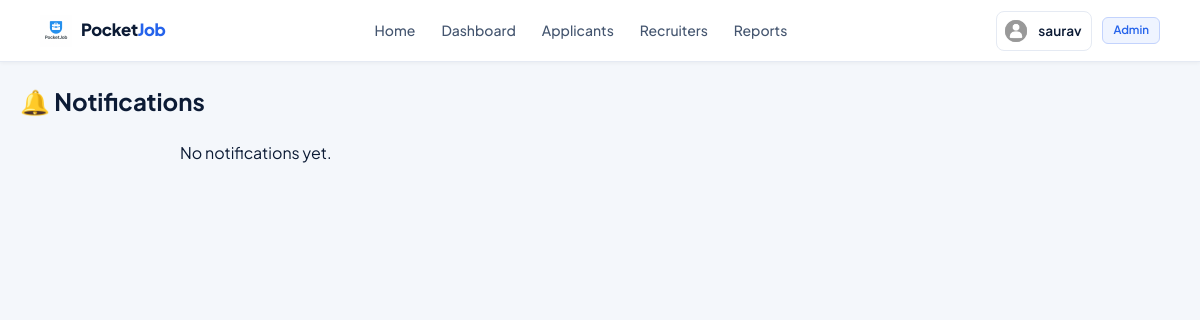
Page /notifications/ (signed in) on the earlier database version.
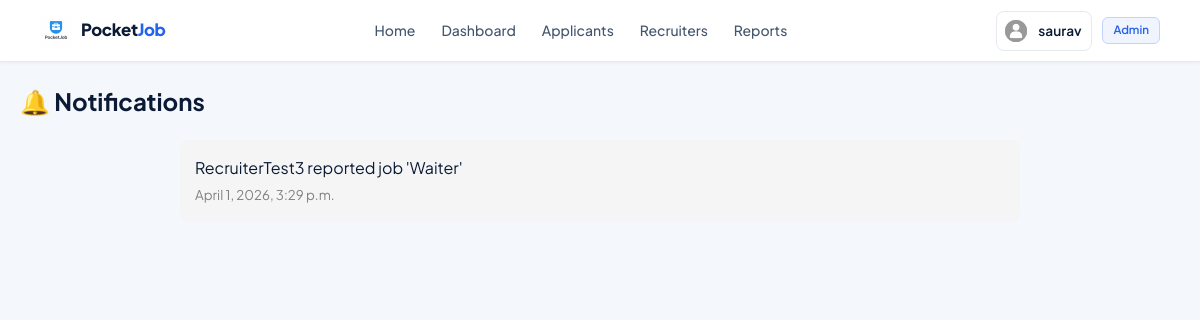
Same page on the later database version.
### accounts/models.py (models this page shows, shortened)
class Notification(models.Model):
    user = models.ForeignKey(User, on_delete=models.CASCADE, related_name="notifications")
    message = models.TextField()
    notification_type = models.CharField(max_length=50)
    link = models.URLField(blank=True, null=True)
    is_read = models.BooleanField(default=False)
    created_at = models.DateTimeField(auto_now_add=True)

### accounts/views.py (the view)
# urls.py: path('notifications/', notifications_view, name='notifications'),
@login_required
def notifications_view(request):
    notifications = Notification.objects.filter(
        user=request.user
    ).order_by('-created_at')
    notifications.update(is_read=True)
    return render(request, 'accounts/notifications.html', {
        'notifications': notifications
    })

### accounts/context_processors.py (called while the page is built)
def notification_count(request):
    if request.user.is_authenticated:
        count = Notification.objects.filter(
            user=request.user,
            is_read=False
        ).count()
        return {'notification_count': count}
    return {}

### chat/context_processors.py (called while the page is built)
def unread_messages(request):
    if request.user.is_authenticated:
        unread_count = Message.objects.filter(
            chatroom__in=ChatRoom.objects.filter(
                Q(recruiter=request.user) | Q(applicant=request.user)
            ),
            is_read=False
        ).exclude(sender=request.user).count()
        return {'unread_count': unread_count}
    return {'unread_count': 0}

### templates/accounts/notifications.html
{% extends "base.html" %}
{% block content %}
<h2 style="padding:20px;">🔔 Notifications</h2>
<div style="width:70%; margin:auto;">
    {% for n in notifications %}
        <div style="background:#f5f5f5; padding:15px; margin-bottom:10px; border-radius:8px;">
            <p>{{ n.message }}</p>
            <small style="color:gray;">{{ n.created_at }}</small>
        </div>
    {% empty %}
        <p>No notifications yet.</p>
    {% endfor %}
</div>
{% endblock %}

Differences in the rows shown:
added Notification: message "RecruiterTest3 reported job 'Waiter'", created_at "April 1, 2026, 3:29 p.m."
Other differences:
text no longer shown: "No notifications yet."
